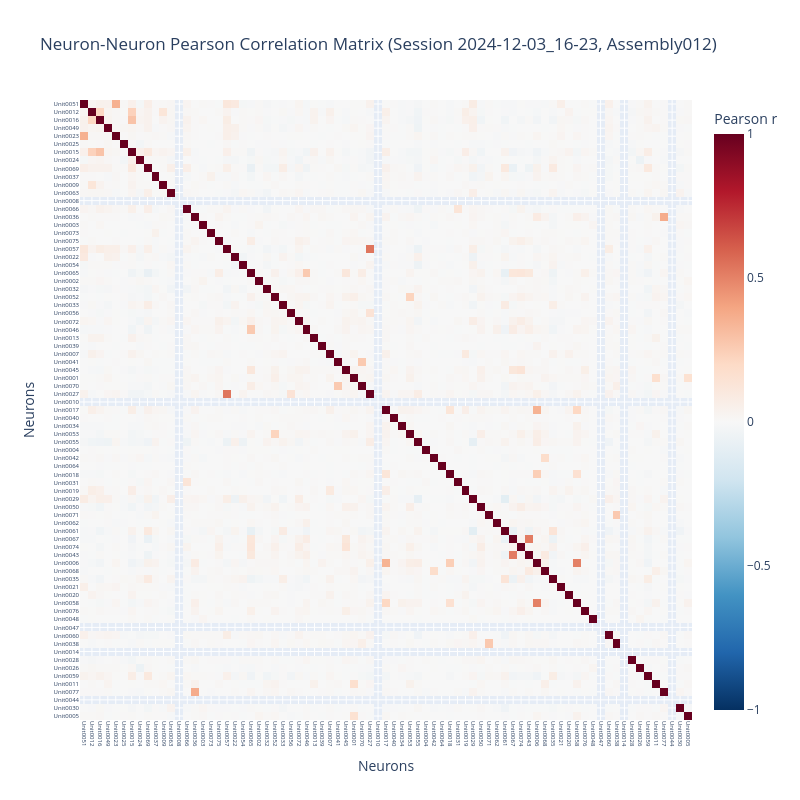

Here is the notebook cell this chart was saved with:
### Code cell
session_used = '2024-12-03_16-23'
neuron_data_s15 = fr.xs(session_used, level=2)

# Filter Unit columns only
unit_cols = [col for col in neuron_data_s15.columns if isinstance(col, str) and col.startswith('Unit')]
neuron_data_s15 = neuron_data_s15[unit_cols]

# Compute correlation matrix (neuron vs neuron)
corr_matrix = neuron_data_s15.corr()

# Create ordering based on reversed neurons_ordered
# neurons_ordered contains indices 0-76, map to Unit column names
reversed_order = neurons_ordered[::-1]
unit_order = [f'Unit{i+1:04d}' for i in reversed_order if f'Unit{i+1:04d}' in corr_matrix.columns]

# Reorder the correlation matrix
corr_matrix_ordered = corr_matrix.loc[unit_order, unit_order]

# Create heatmap
fig = px.imshow(
    corr_matrix_ordered,
    aspect='auto',
    color_continuous_scale='RdBu_r',
    zmin=-1,
    zmax=1,
    labels=dict(x="Neurons", y="Neurons", color="Pearson r"),
    title=f"Neuron-Neuron Pearson Correlation Matrix (Session {session_used}, Assembly012)"
)

fig.update_xaxes(tickangle=90, tickfont=dict(size=6))
fig.update_yaxes(tickfont=dict(size=6))
fig.update_layout(width=800, height=800)

fig.show()

### Figure 1 — Plotly figure (JSON) as saved in the notebook; plotly's stock layout.template omitted (floating-point values rounded to 4 significant figures; data arrays with more than 128 entries replaced by an {"elided": "..."} marker saying what was removed)
{"data": [{"coloraxis": "coloraxis", "hovertemplate": "Neurons: %{x}<br>Neurons: %{y}<br>Pearson r: %{z}<extra></extra>", "name": "0", "type": "heatmap", "x": ["Unit0051", "Unit0012", "Unit0016", "Unit0049", "Unit0023", "Unit0025", "Unit0015", "Unit0024", "Unit0069", "Unit0037", "Unit0009", "Unit0063", "Unit0008", "Unit0066", "Unit0036", "Unit0003", "Unit0073", "Unit0075", "Unit0057", "Unit0022", "Unit0054", "Unit0065", "Unit0002", "Unit0032", "Unit0052", "Unit0033", "Unit0056", "Unit0072", "Unit0046", "Unit0013", "Unit0039", "Unit0007", "Unit0041", "Unit0045", "Unit0001", "Unit0070", "Unit0027", "Unit0010", "Unit0017", "Unit0040", "Unit0034", "Unit0053", "Unit0055", "Unit0004", "Unit0042", "Unit0064", "Unit0018", "Unit0031", "Unit0019", "Unit0029", "Unit0050", "Unit0071", "Unit0062", "Unit0061", "Unit0067", "Unit0074", "Unit0043", "Unit0006", "Unit0068", "Unit0035", "Unit0021", "Unit0020", "Unit0058", "Unit0076", "Unit0048", "Unit0047", "Unit0060", "Unit0038", "Unit0014", "Unit0028", "Unit0026", "Unit0059", "Unit0011", "Unit0077", "Unit0044", "Unit0030", "Unit0005"], "xaxis": "x", "y": ["Unit0051", "Unit0012", "Unit0016", "Unit0049", "Unit0023", "Unit0025", "Unit0015", "Unit0024", "Unit0069", "Unit0037", "Unit0009", "Unit0063", "Unit0008", "Unit0066", "Unit0036", "Unit0003", "Unit0073", "Unit0075", "Unit0057", "Unit0022", "Unit0054", "Unit0065", "Unit0002", "Unit0032", "Unit0052", "Unit0033", "Unit0056", "Unit0072", "Unit0046", "Unit0013", "Unit0039", "Unit0007", "Unit0041", "Unit0045", "Unit0001", "Unit0070", "Unit0027", "Unit0010", "Unit0017", "Unit0040", "Unit0034", "Unit0053", "Unit0055", "Unit0004", "Unit0042", "Unit0064", "Unit0018", "Unit0031", "Unit0019", "Unit0029", "Unit0050", "Unit0071", "Unit0062", "Unit0061", "Unit0067", "Unit0074", "Unit0043", "Unit0006", "Unit0068", "Unit0035", "Unit0021", "Unit0020", "Unit0058", "Unit0076", "Unit0048", "Unit0047", "Unit0060", "Unit0038", "Unit0014", "Unit0028", "Unit0026", "Unit0059", "Unit0011", "Unit0077", "Unit0044", "Unit0030", "Unit0005"], "yaxis": "y", "z": {"elided": "77x77 float values"}}], "layout": {"coloraxis": {"cmax": 1, "cmin": -1, "colorbar": {"title": {"text": "Pearson r"}}, "colorscale": [[0, "rgb(5,48,97)"], [0.1, "rgb(33,102,172)"], [0.2, "rgb(67,147,195)"], [0.3, "rgb(146,197,222)"], [0.4, "rgb(209,229,240)"], [0.5, "rgb(247,247,247)"], [0.6, "rgb(253,219,199)"], [0.7, "rgb(244,165,130)"], [0.8, "rgb(214,96,77)"], [0.9, "rgb(178,24,43)"], [1, "rgb(103,0,31)"]]}, "height": 800, "title": {"text": "Neuron-Neuron Pearson Correlation Matrix (Session 2024-12-03_16-23, Assembly012)"}, "width": 800, "xaxis": {"anchor": "y", "domain": [0, 1], "tickangle": 90, "tickfont": {"size": 6}, "title": {"text": "Neurons"}}, "yaxis": {"anchor": "x", "autorange": "reversed", "domain": [0, 1], "tickfont": {"size": 6}, "title": {"text": "Neurons"}}}}
